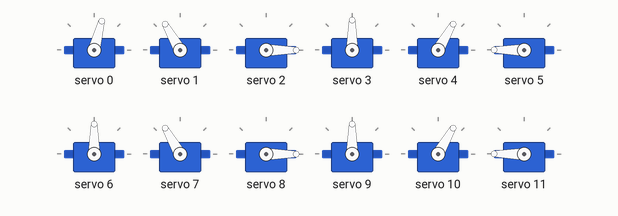
Recording of a sketch running on a simulated ESP32. Shown: 12 × servo.

Above: at 8.1 s.
At 10.3 s:
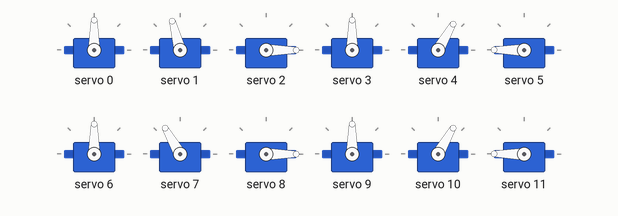
At 14.7 s:
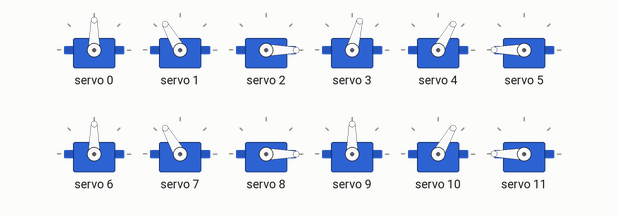
At 21.3 s:
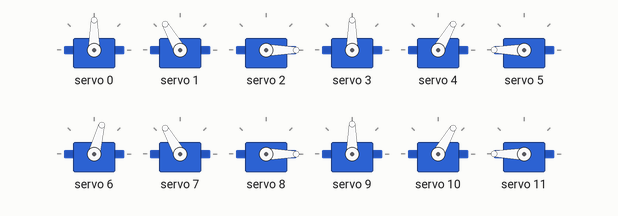
At 27.9 s:
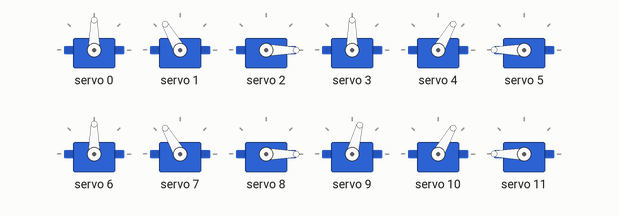
At 33.0 s:
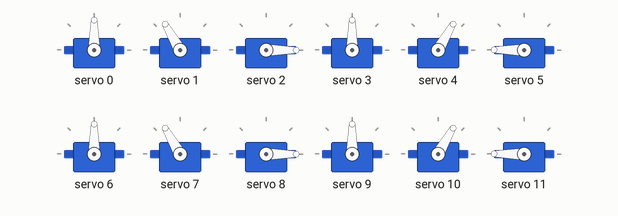
Timing chart, 0 to 40.0 s (numbered marks = the images above):
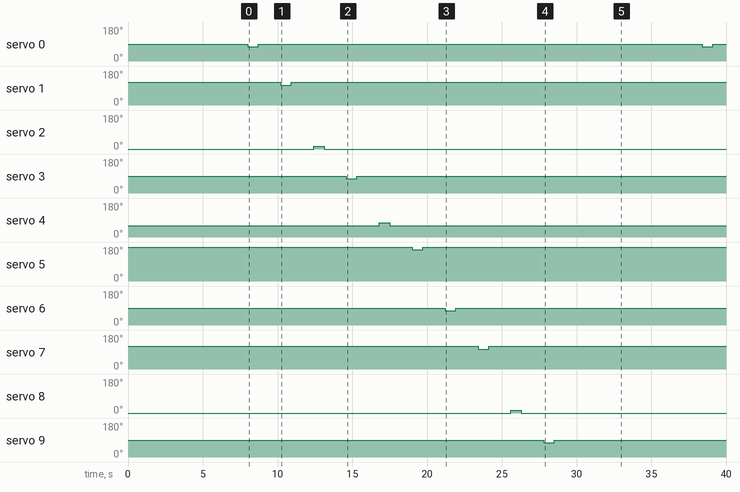

Measured:
- by itself, servo 0: alternates 90° for 29.7 s and 75° for 0.70 s
- by itself, servo 1: 120° → 105° at 10.2 s, → 120° 0.70 s later
- by itself, servo 2: 0° → 15° at 12.4 s, → 0° 0.70 s later
- by itself, servo 3: 90° → 75° at 14.6 s, → 90° 0.70 s later
- by itself, servo 4: 60° → 75° at 16.8 s, → 60° 0.70 s later
- by itself, servo 5: 180° → 165° at 19.0 s, → 180° 0.70 s later
- by itself, servo 6: 90° → 75° at 21.2 s, → 90° 0.70 s later
- by itself, servo 7: 120° → 105° at 23.4 s, → 120° 0.70 s later

The sketch:

channel_check.ino
```cpp
// Moves every servo, one channel at a time, to prove each joint answers on its own channel.
//
// Board: ESP32 Dev Module. Flash on USB with the XT60 unplugged, then unplug USB
// and connect the pack. All twelve go to their mounting angle one by one, then each
// joint in turn moves 15 degrees and back, starting again from ch0 after a pause.

#include <Wire.h>
#include <Adafruit_PWMServoDriver.h>

Adafruit_PWMServoDriver pca = Adafruit_PWMServoDriver(0x40);

// Mounting angle of every channel, in PCA9685 channel order.
// Each leg is shoulder, upper leg, wrist.
const int MOUNT[12] = {
  90, 120, 0,    // front left:  ch0 ch1 ch2
  90, 60, 180,   // front right: ch3 ch4 ch5
  90, 120, 0,    // rear left:   ch6 ch7 ch8
  90, 60, 180    // rear right:  ch9 ch10 ch11
};

const int NUDGE = 15;  // degrees each joint moves during the check

// Same mapping the Arduino Servo library used for the wrists:
// 0 degrees = 544us, 180 degrees = 2400us.
int angleToMicros(int angle) {
  return 544 + (long)angle * (2400 - 544) / 180;
}

void setup() {
  Wire.begin(21, 22);                    // I2C on SDA 21, SCL 22, as wired
  pca.begin();
  pca.setOscillatorFrequency(25000000);
  pca.setPWMFreq(50);

  // One at a time, so the pack never sees twelve servos starting together.
  for (int ch = 0; ch < 12; ch++) {
    pca.writeMicroseconds(ch, angleToMicros(MOUNT[ch]));
    delay(500);
  }
  delay(2000);
}

void loop() {
  for (int ch = 0; ch < 12; ch++) {
    // Move towards the middle of the travel: 0 goes to 15, 180 to 165, 90 to 75.
    int nudged = MOUNT[ch] < 90 ? MOUNT[ch] + NUDGE : MOUNT[ch] - NUDGE;

    pca.writeMicroseconds(ch, angleToMicros(nudged));
    delay(700);
    pca.writeMicroseconds(ch, angleToMicros(MOUNT[ch]));
    delay(1500);
  }
  delay(4000);  // a long pause marks the start of the next round, from ch0
}
```
